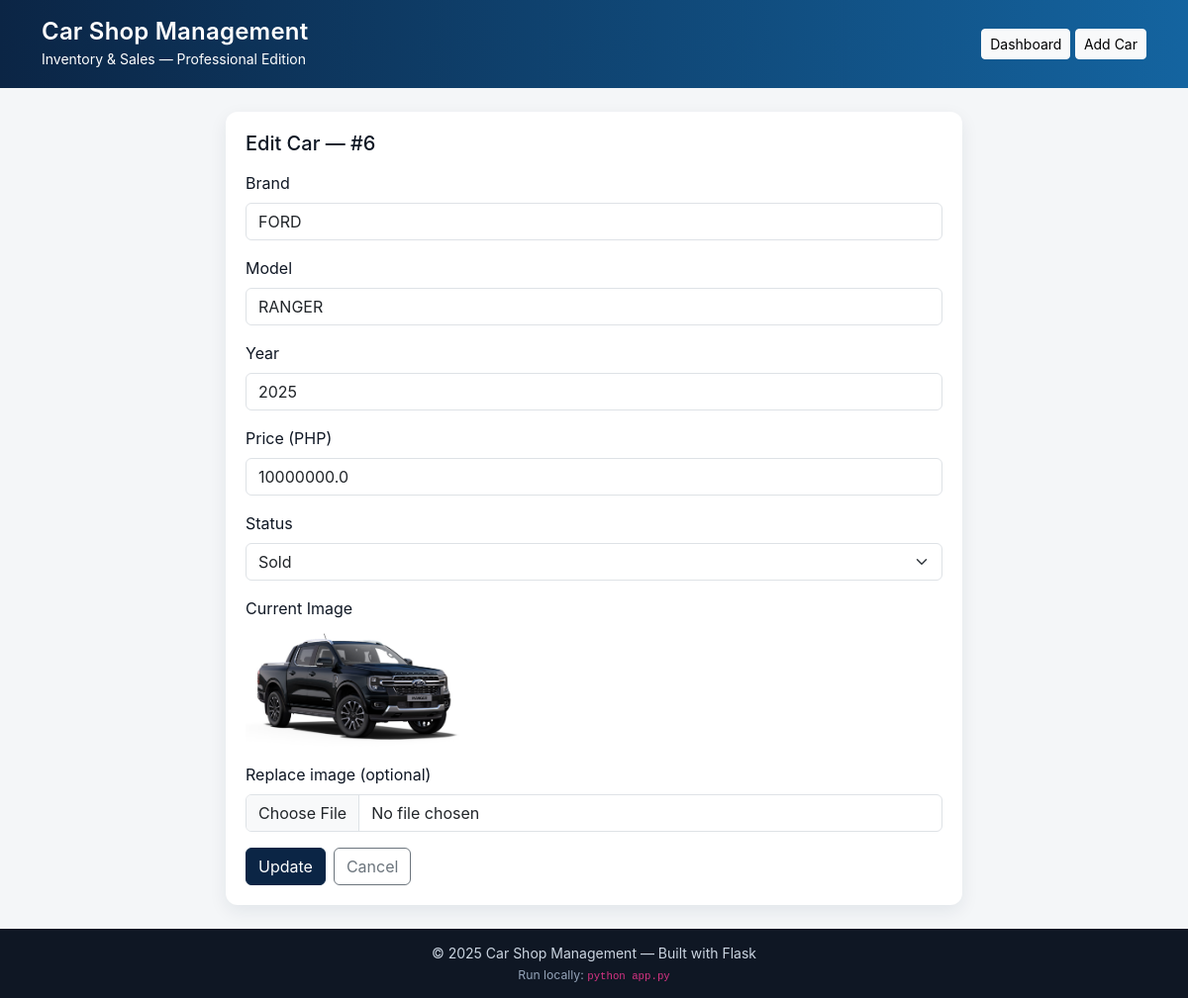
The page /edit/6 (signed in) on the database its author committed.
### tables this page shows
CREATE TABLE cars (
            id INTEGER PRIMARY KEY AUTOINCREMENT,
            brand TEXT NOT NULL,
            model TEXT NOT NULL,
            year INTEGER NOT NULL,
            price REAL NOT NULL,
            status TEXT NOT NULL
        , image_filename TEXT, stock INTEGER NOT NULL DEFAULT 1);

### app.py (the view, shortened to what this page needs)
@app.route('/edit/<int:car_id>', methods=('GET','POST'))
@roles_required('admin', 'superadmin')
def edit_car(car_id):
    conn = get_db_connection()
    car = conn.execute("SELECT * FROM cars WHERE id = ?", (car_id,)).fetchone()
    if car is None:
        conn.close()
        flash('Car not found.', 'danger')
        return redirect(url_for('index'))
    conn.close()
    return render_template('edit_car.html', car=car)

### app.py (called while the page is built)
def get_db_connection():
    conn = sqlite3.connect(DB_PATH)
    conn.row_factory = sqlite3.Row
    return conn

@app.before_request
def require_login():
    allowed_endpoints = {'login', 'logout', 'static', 'register', 'index', 'add_to_cart', 'view_cart', 'cart'}
    if request.endpoint is None:
        return
    if request.endpoint not in allowed_endpoints and 'user_id' not in session:
        return redirect(url_for('login', next=request.path))

def roles_required(*roles):
    def decorator(f):
        @functools.wraps(f)
        def wrapped(*args, **kwargs):
            if 'user_id' not in session:
                return redirect(url_for('login', next=request.path))
            if session.get('role') not in roles:
                flash('Forbidden: insufficient permissions.', 'danger')
                return redirect(url_for('index'))
            return f(*args, **kwargs)
        return wrapped
    return decorator

### templates/edit_car.html (shortened to what this page needs)
{% extends 'base.html' %}
{% block content %}
<div class="container-card col-md-8 mx-auto">
  <h2 class="h5 mb-3">Edit Car — #{{ car.id }}</h2>
  <form method="post" enctype="multipart/form-data">
    <div class="mb-3">
      <label class="form-label">Brand</label>
      <input name="brand" class="form-control" value="{{ car.brand }}" required>
    </div>
    <div class="mb-3">
      <label class="form-label">Model</label>
      <input name="model" class="form-control" value="{{ car.model }}" required>
    </div>
    <div class="mb-3">
      <label class="form-label">Year</label>
      <input name="year" type="number" class="form-control" value="{{ car.year }}" required>
    </div>
    <div class="mb-3">
      <label class="form-label">Price (PHP)</label>
      <input name="price" type="number" step="0.01" class="form-control" value="{{ car.price }}" required>
    </div>
    <div class="mb-3">
      <label class="form-label">Status</label>
      <select name="status" class="form-select" required>
        <option {% if car.status=='Sold' %}selected{% endif %}>Sold</option>
      </select>
    </div>
    <div class="mb-3">
      <label class="form-label">Current Image</label><br>
      {% if car.image_filename %}
        <img src="{{ url_for('static', filename='uploads/' ~ car.image_filename) }}" style="height:120px; object-fit:cover;">
      {% else %}
        <div class="text-muted small">No image</div>
      {% endif %}
    </div>
    <div class="mb-3">
      <label class="form-label">Replace image (optional)</label>
      <input class="form-control" type="file" name="image" accept="image/*">
    </div>
    <div class="d-flex gap-2">
      <button class="btn btn-primary btn-primary-custom" type="submit">Update</button>
      <a href="{{ url_for('index') }}" class="btn btn-outline-secondary">Cancel</a>
    </div>
  </form>
</div>
{% endblock %}

### static/style.css (style rules this page uses)
:root { --navy: #0b2545; --accent: #1464a0; --light: #f4f6f8; --muted: #667085; --card: #ffffff; }
body { background: var(--light); color: #0f1724; font-family: Inter, system-ui, -apple-system, 'Segoe UI', Roboto, 'Helvetica Neue', Arial; margin:0; }
.container-card { background: var(--card); border-radius: 12px; box-shadow: 0 6px 18px rgba(11,37,69,0.08); padding: 20px; margin-top: 18px; }
.btn-primary-custom { background: var(--navy); border-color: var(--navy); }

### rows shown on the page
cars: id "6", brand "FORD", model "RANGER", year "2025", price "10000000.0", status "Sold", image_filename (picture)

### other values the page prints
{{ 2025 }} "2025"
